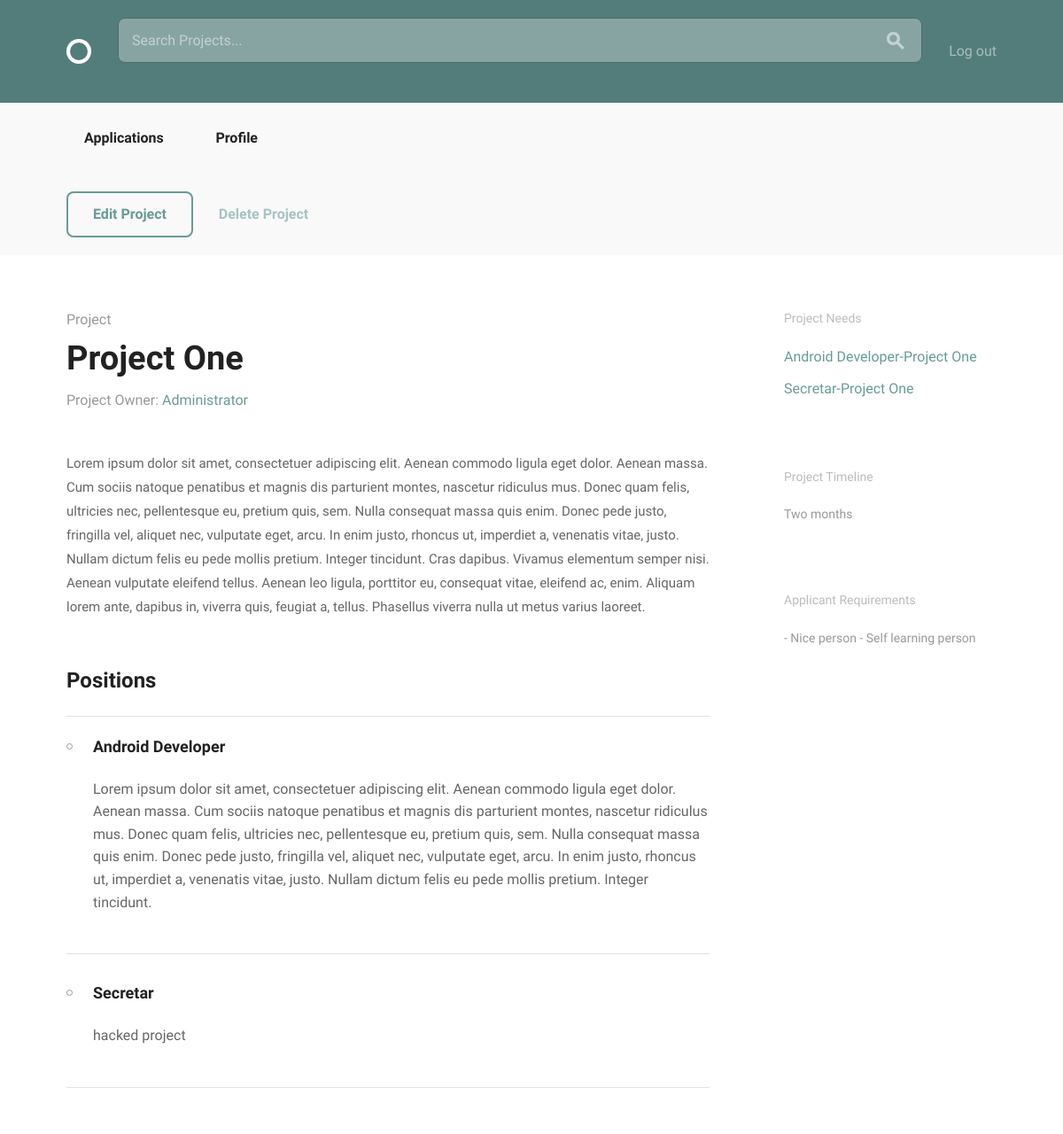
The app's page /projects/1/detail/ (signed in) with its own data.
### projects/models.py (models this page shows)
class Project(models.Model):
    owner = models.ForeignKey(settings.AUTH_USER_MODEL,
                              related_name="projects")
    title = models.CharField(max_length=140)
    description = models.TextField()
    concluded = models.BooleanField(default=False)
    time_line_description = models.TextField(default='')
    applicant_req = models.TextField(default='')
    def __str__(self):
        return self.title

class Position(models.Model):
    position_title = models.CharField(max_length=40)
    skill = models.ForeignKey(Skill, related_name='positions')
    description = models.TextField(default='')
    project = models.ForeignKey(Project, related_name='positions')
    filled = models.BooleanField(default=False)
    def __str__(self):
        return "{}-{}".format(self.position_title, self.project)

### accounts/models.py (models this page shows, shortened)
class User(AbstractBaseUser, PermissionsMixin):
    email = models.EmailField(unique=True)
    username = models.CharField(max_length=40, unique=True, null=True)
    display_name = models.CharField(max_length=140)
    bio = models.TextField(max_length=140, blank=True, default="")
    avatar = models.ImageField(upload_to='avatar_pics', blank=True, null=True)
    date_joined = models.DateTimeField(default=timezone.now)
    is_active = models.BooleanField(default=True)
    is_staff = models.BooleanField(default=False)
    objects = UserManager()
    USERNAME_FIELD = "email"
    REQUIRED_FIELDS = ["display_name", "username"]

### projects/views.py (the view)
class ProjectDetailView(LoginRequiredMixin, PrefetchRelatedMixin, generic.DetailView):
    model = models.Project
    prefetch_related = ["positions"]

### projects/templates/projects/project_detail.html (shortened to what this page needs)
{% extends "layout.html" %}
{% load project_extras %}
{% block body_content %}
    {% if user == project.owner %}
        <div class="circle--actions--bar">
        <div class="bounds">
            <div class="grid-100">
                <a class="button" href="{% url 'projects:edit_project' pk=project.pk %}">Edit Project</a>
                <a class="button button-text" href="{% url 'projects:delete' pk=project.pk %}">Delete Project</a>
            </div>
        </div>
    </div>
    {% endif %}
    <div class="bounds circle--page circle--article">
        <div class="grid-70">
            <div class="circle--article--header">
                <h4 class="circle--article--section">Project</h4>
                <h1 class="circle--article--title">{{ project.title }}</h1>
                <p class="circle--article--byline">Project Owner:
                    <a>
                        {% if project.owner.display_name %}
                        {{ project.owner.display_name }}
                        {% else %}
                        {{ project.owner }}
                        {% endif %}
                    </a>
                </p>
            </div>
            <div class="circle--article--body">
                {{ project.description }}
            </div>
            <div class="circle--project--positions">
                <h2>Positions</h2>
                <ul class="circle--group--list">
                    {% for position in project.positions.all %}
                        <li>
                            <h3>{{ position.position_title }}</h3>
                            <p>{{ position.description }}</p>
                        </li>
                    {% endfor %}
                </ul>
            </div>
    </div>
        <div class="grid-25 grid-push-5">
        <div class="circle--secondary--module">
            <h3>Project Needs</h3>
            <ul class="circle--link--list">
                {% for position in project.positions.all %}
                    <li><a>{{ position }}</a></li>
                {% endfor %}
            </ul>
        </div>
        <div class="circle--secondary--module">
            <h3>Project Timeline</h3>
            <p>{{ project.time_line_description }}</p>
        </div>
        <div class="circle--secondary--module">
            <h3>Applicant Requirements</h3>
            <p>{{ project.applicant_req }}</p>
        </div>
    </div>
</div>
{% endblock %}

### records on screen
Project: title "Project One", owner.display_name "Administrator", description "Lorem ipsum dolor sit amet, consectetuer adipiscing elit. Aenean commodo ligula eget dolor. Aenean massa. Cum sociis natoque penatibus et magnis dis parturient montes, nascetur ridiculus mus. Donec quam felis, ultricies nec, pellentesque eu, pretium quis, sem. Nulla consequat massa quis enim. Donec pede justo, fringilla vel, aliquet nec, vulputate eget, arcu. In enim justo, rhoncus ut, imperdiet a, venenatis vitae, justo. Nullam dictum felis eu pede mollis pretium. Integer tincidunt. Cras dapibus. Vivamus elementum semper nisi. Aenean vulputate eleifend tellus. Aenean leo ligula, porttitor eu, consequat vitae, eleifend ac, enim. Aliquam lorem ante, dapibus in, viverra quis, feugiat a,…", time_line_description "Two months", applicant_req "- Nice person - Self learning person"
Position: position_title "Android Developer", description "Lorem ipsum dolor sit amet, consectetuer adipiscing elit. Aenean commodo ligula eget dolor. Aenean massa. Cum sociis natoque penatibus et magnis dis parturient montes, nascetur ridiculus mus. Donec quam felis, ultricies nec, pellentesque eu, pretium quis, sem. Nulla consequat massa quis enim. Donec pede justo, fringilla vel, aliquet nec, vulputate eget, arcu. In enim justo, rhoncus ut, imperdiet a, venenatis vitae, justo. Nullam dictum felis eu pede mollis pretium. Integer tincidunt.", position_title+project "Android Developer-Project One"
Position: position_title "Secretar", description "hacked project", position_title+project "Secretar-Project One"
